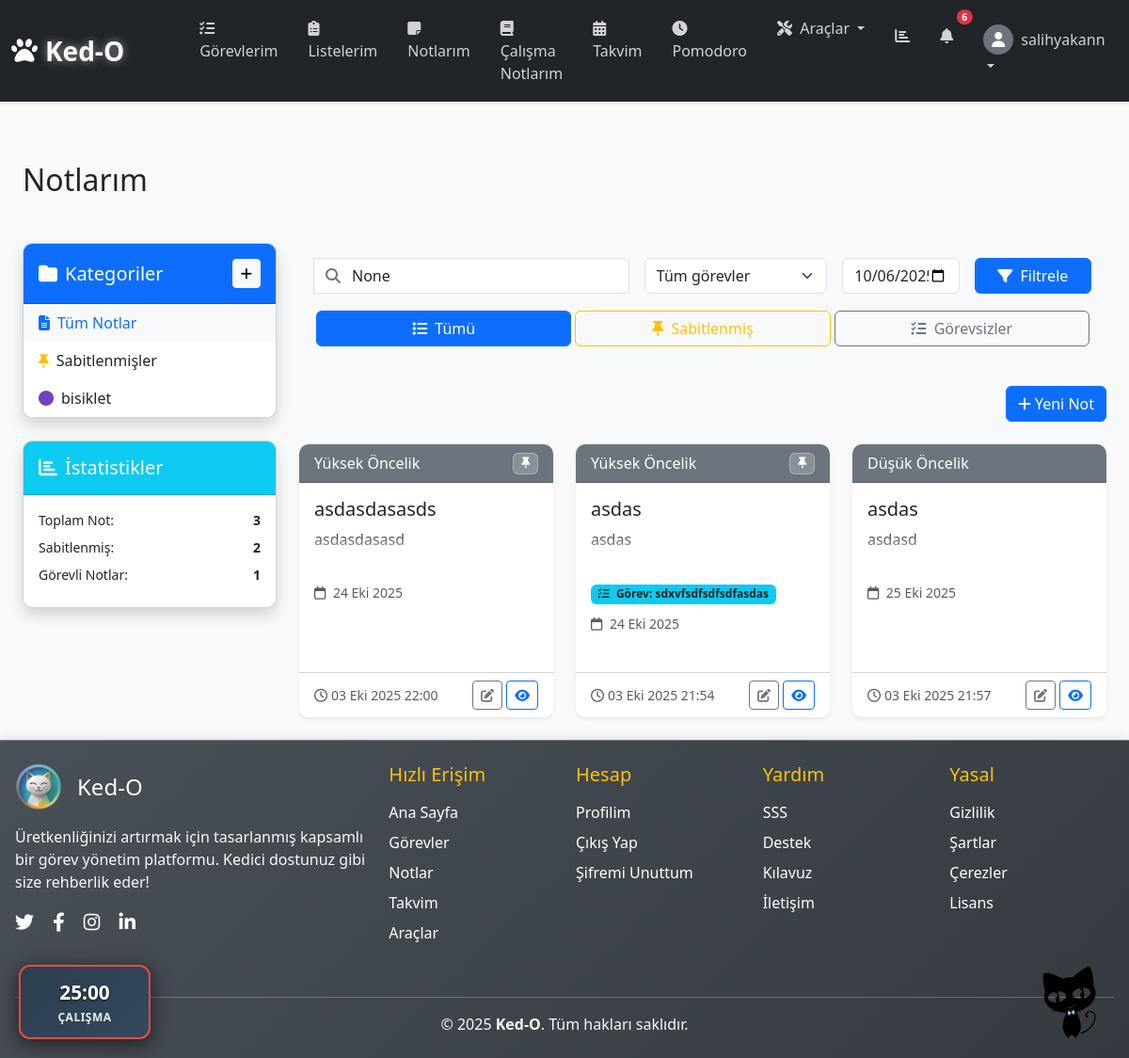
The app's page /notes/ (signed in), older data.
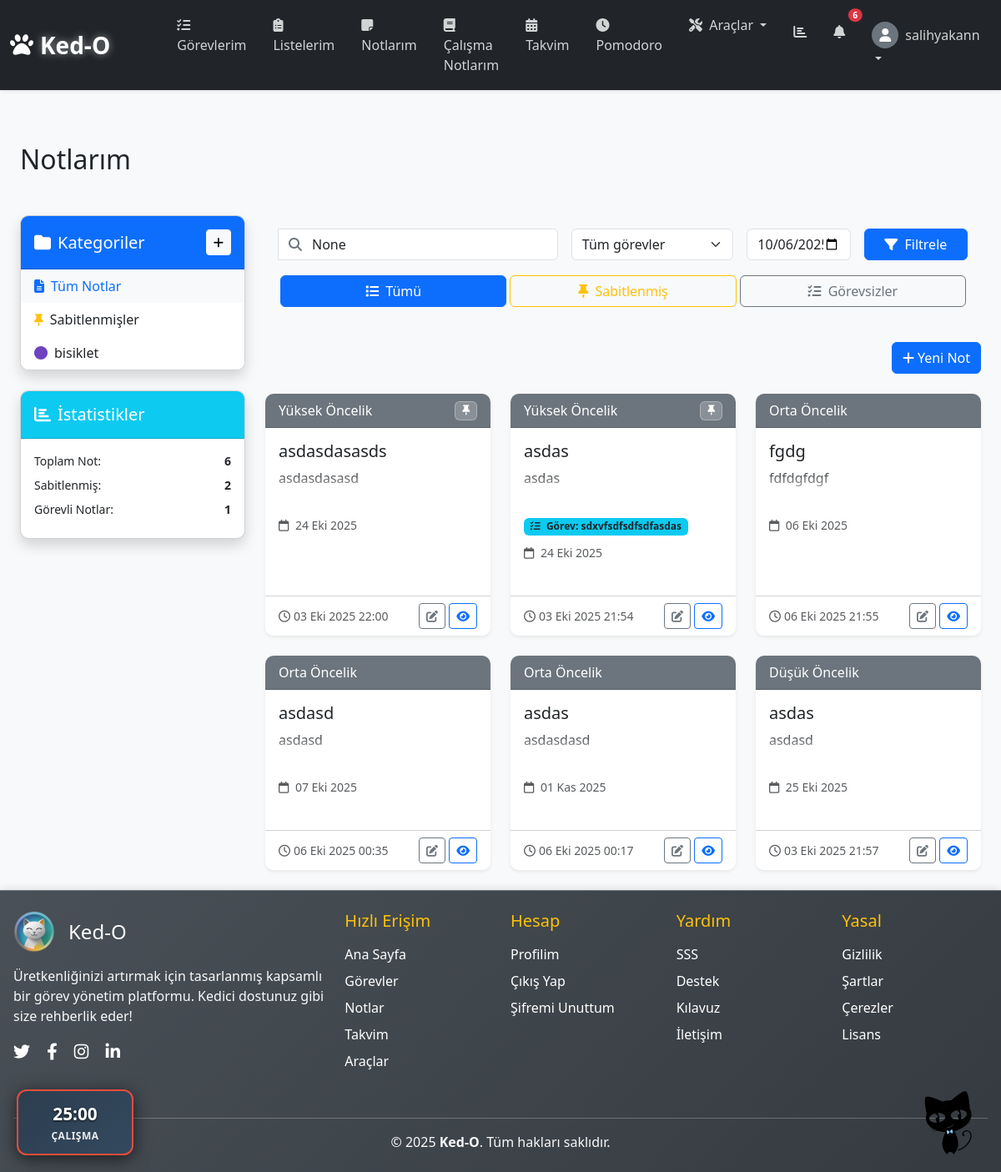
The same page, newer data.
### notes/models.py (models this page shows, shortened)
class Category(models.Model):
    user = models.ForeignKey(User, on_delete=models.CASCADE, related_name='notes_categories')
    name = models.CharField(max_length=100, verbose_name="Kategori Adı")
    color = models.CharField(max_length=7, default='#6f42c1', verbose_name="Renk Kodu")
    slug = models.SlugField(max_length=100, unique=True, blank=True)
    class Meta:
        unique_together = ['user', 'name']
        verbose_name_plural = "Kategoriler"
        indexes = [
            models.Index(fields=['user', 'name']),  # Yeni index
            models.Index(fields=['slug']),  # Yeni index
        ]

class Note(models.Model):
    PRIORITY_CHOICES = [
        ('H', 'Yüksek'),
        ('M', 'Orta'),
        ('L', 'Düşük'),
    ]
    user = models.ForeignKey(User, on_delete=models.CASCADE, related_name='notes')
    title = models.CharField(max_length=200, verbose_name="Başlık")
    content = models.TextField(verbose_name="İçerik")
    category = models.ForeignKey(Category, on_delete=models.SET_NULL, null=True, blank=True, verbose_name="Kategori")
    priority = models.CharField(max_length=1, choices=PRIORITY_CHOICES, default='M', verbose_name="Öncelik")
    related_date = models.DateTimeField(null=True, blank=True, verbose_name="İlişkili Tarih")
    is_pinned = models.BooleanField(default=False, verbose_name="Sabitlenmiş")
    created_at = models.DateTimeField(auto_now_add=True)
    updated_at = models.DateTimeField(auto_now=True)
    task = models.ForeignKey('todo.Task', on_delete=models.CASCADE, null=True, blank=True,
                           verbose_name="İlişkili Görev", related_name='notes')
    class Meta:
        ordering = ['-is_pinned', '-updated_at']
        verbose_name = 'Not'
        verbose_name_plural = 'Notlar'
        indexes = [
            models.Index(fields=['user', 'created_at']),  # Yeni index
            models.Index(fields=['user', 'updated_at']),  # Yeni index
            models.Index(fields=['is_pinned']),  # Yeni index
            models.Index(fields=['priority']),  # Yeni index
            models.Index(fields=['user', 'category']),  # Yeni index
            models.Index(fields=['user', 'task']),  # Yeni index
            models.Index(fields=['user', 'is_pinned', 'updated_at']),  # Composite index
        ]
    @property
    def priority_color(self):
        colors = {
            'H': '#dc3545',  # Kırmızı
            'M': '#ffc107',  # Sarı
            'L': '#0dcaf0',  # Mavi
        }
        return colors.get(self.priority, '#6f42c1')

### todo/models.py (models this page shows, shortened)
class Task(models.Model):
    PRIORITY_CHOICES = [
        ('H', 'Yüksek'),
        ('M', 'Orta'),
        ('L', 'Düşük'),
    ]
    STATUS_CHOICES = [
        ('todo', 'Yapılacak'),
        ('in_progress', 'Devam Ediyor'),
        ('completed', 'Tamamlandı'),
        ('overdue', 'Süresi Geçmiş'),
    ]
    user = models.ForeignKey(User, on_delete=models.CASCADE, related_name='tasks')
    title = models.CharField(max_length=200)
    description = models.TextField(blank=True)
    due_date = models.DateTimeField(null=True, blank=True)  # NULL olabilir
    priority = models.CharField(max_length=1, choices=PRIORITY_CHOICES, default='M')
    status = models.CharField(max_length=20, choices=STATUS_CHOICES, default='todo')
    created_at = models.DateTimeField(auto_now_add=True)
    updated_at = models.DateTimeField(auto_now=True)
    completed_at = models.DateTimeField(null=True, blank=True)
    category = models.ForeignKey(
        'Category',
        on_delete=models.SET_NULL,
        null=True,
        blank=True,
        related_name='tasks'
    )
    class Meta:
        ordering = ['-due_date']
        verbose_name_plural = 'Görevler'
        indexes = [
            models.Index(fields=['user', 'due_date']),
            models.Index(fields=['user', 'status']),
            models.Index(fields=['user', 'priority']),
            models.Index(fields=['user', 'category']),
            models.Index(fields=['due_date']),
            models.Index(fields=['status']),
            models.Index(fields=['priority']),
            models.Index(fields=['completed_at']),
            models.Index(fields=['user', 'status', 'due_date']),
            models.Index(fields=['user', 'priority', 'due_date']),
        ]

### notes/views.py (the view, shortened to what this page needs)
# urls.py: path('', views.note_list, name='note_list'),
@login_required
def note_list(request):
    query = request.GET.get('q')
    category_slug = request.GET.get('category')
    is_pinned = request.GET.get('pinned')
    task_id = request.GET.get('task')
    date_filter = request.GET.get('date', '')
    notes = Note.objects.filter(user=request.user).select_related('category', 'task')
    if query:
        notes = notes.filter(Q(title__icontains=query) | Q(content__icontains=query))
    if category_slug:
        try:
            category = Category.objects.get(slug=category_slug, user=request.user)
            notes = notes.filter(category=category)
        except Category.DoesNotExist:
            pass
    current_task_id = None
    if is_pinned == 'true':
        notes = notes.filter(is_pinned=True)
    categories = Category.objects.filter(user=request.user).only('id', 'name', 'slug', 'color')
    from todo.models import Task
    tasks = Task.objects.filter(user=request.user).only('id', 'title')
    total_notes_count = notes.count()
    pinned_notes_count = notes.filter(is_pinned=True).count()
    task_notes_count = notes.filter(task__isnull=False).count()
    notes = notes.order_by('-is_pinned', '-updated_at')
    context = {
        'notes': notes,
        'categories': categories,
        'tasks': tasks,
        'current_category': category_slug,
        'current_task': task_id,
        'current_task_id': current_task_id,
        'is_pinned': is_pinned,
        'query': query,
        'date_filter': date_filter,
        'total_notes_count': total_notes_count,
        'pinned_notes_count': pinned_notes_count,
        'task_notes_count': task_notes_count,
    }
    return render(request, 'notes/note_list.html', context)

### dashboard/templatetags/cat_utils.py (called while the page is built)
@register.simple_tag
def cat_image(image_name, position='fixed-tr', size='md', effect='float', custom_class='', custom_style='', clickable=True):
    if size in SIZE_MAP:
        size_class = SIZE_MAP[size]
        inline_size = ''
    else:
        size_class = ''
        inline_size = f'width: {size};'
    position_class = POSITION_MAP.get(position, POSITION_MAP['fixed-tr'])
    effect_class = EFFECT_MAP.get(effect, EFFECT_MAP['float'])
    clickable_class = 'cat-clickable' if clickable else ''
    html = f'''
    <div class="{position_class} {size_class} {effect_class} {clickable_class} {custom_class}"
         style="{custom_style}">
        <img src="/static/images/{image_name}"
             alt="Sevimli Kedi"
             class="cat-image"
             style="{inline_size}">
    </div>
    '''
    return mark_safe(html)

### user_profile/context_processors.py (called while the page is built)
def badge_notifications(request):
    if request.user.is_authenticated:
        new_badges_count = UserBadge.objects.filter(
            user_profile=request.user.profile,
            is_seen=False
        ).count()
        return {'new_badges_count': new_badges_count}
    return {'new_badges_count': 0}

### notes/templates/notes/note_list.html (shortened to what the changed rows need)
{% extends "core/base.html" %}
{% load static %}
{% load cat_utils %}
{% block extra_css %}
<link href="https://cdn.jsdelivr.net/npm/bootstrap@5.3.0/dist/css/bootstrap.min.css" rel="stylesheet">
<link rel="stylesheet" href="https://cdnjs.cloudflare.com/ajax/libs/font-awesome/6.4.0/css/all.min.css">
{% endblock %}
{% block content %}
<div class="container-fluid mt-4">
    <h1 class="h2 mb-5"></i>Notlarım</h1>
    <div class="row">
        <div class="col-lg-3 col-md-4">
            <div class="card shadow sidebar-card mb-4">
                <div class="list-group list-group-flush">
                    <a href="{% url 'notes:note_list' %}"
                        class="list-group-item list-group-item-action {% if not current_category and not is_pinned and not current_task %}active{% endif %}">
                        <i class="fas fa-file-alt me-2"></i>Tüm Notlar
                    </a>
                    <a href="{% url 'notes:note_list' %}?pinned=true"
                        class="list-group-item list-group-item-action {% if is_pinned == 'true' %}active{% endif %}">
                        <i class="fas fa-thumbtack pinned-indicator me-2"></i>Sabitlenmişler
                    </a>
                    {% for category in categories %}
                    <a href="{% url 'notes:note_list' %}?category={{ category.slug }}"
                        class="list-group-item list-group-item-action {% if current_category == category.slug %}active{% endif %}"
                        style="border-left-color: {{ category.color }};">
                        <i class="fas fa-circle me-2" style="color: {{ category.color }}"></i>{{ category.name }}
                    </a>
                    {% endfor %}
                </div>
            </div>
            <div class="card shadow sidebar-card">
                <div class="card-body">
                    <div class="small">
                        <div class="d-flex justify-content-between mb-2">
                            <span>Toplam Not:</span>
                            <span class="fw-bold">{{ total_notes_count }}</span>
                        </div>
                    </div>
                </div>
            </div>
        </div>
        <div class="col-lg-9 col-md-8">
            {% if notes %}
            <div class="row row-cols-1 row-cols-md-2 row-cols-xl-3 g-4">
                {% for note in notes %}
                <div class="col">
                    <div class="card h-100 shadow-sm note-card">
                        <div class="card-header py-2 card-header-custom"
                            style="--priority-color: {{ note.priority_color }};">
                            <div class="d-flex justify-content-between align-items-center">
                                <span class="fw-medium">{{ note.get_priority_display }} Öncelik</span>
                                {% if note.is_pinned %}
                                <span class="badge bg-warning bg-opacity-25 text-dark">
                                    <i class="fas fa-thumbtack"></i>
                                </span>
                                {% endif %}
                            </div>
                        </div>
                        <div class="card-body">
                            <div class="d-flex justify-content-between align-items-start mb-2">
                                <h5 class="card-title mb-0 flex-grow-1 me-2">
                                    <a href="{% url 'notes:note_detail' note.pk %}"
                                        class="text-decoration-none text-dark">
                                        {{ note.title|truncatechars:30 }}
                                    </a>
                                </h5>
                            </div>
                            <div class="note-content mb-3">
                                {{ note.content|linebreaks|truncatewords:30 }}
                            </div>
                            {% if note.task %}
                            <div class="mb-2">
                                <a href="{% url 'todo:task_detail' note.task.pk %}" class="text-decoration-none">
                                    <span class="badge bg-info text-dark">
                                        <i class="fas fa-tasks me-1"></i>
                                        Görev: {{ note.task.title|truncatechars:20 }}
                                    </span>
                                </a>
                            </div>
                            {% endif %}
                            {% if note.related_date %}
                            <div class="mb-2">
                                <small class="text-muted">
                                    <i class="far fa-calendar me-1"></i>
                                    {{ note.related_date|date:"d M Y" }}
                                </small>
                            </div>
                            {% endif %}
                        </div>
                        <div class="card-footer bg-white py-2">
                            <div class="d-flex justify-content-between align-items-center">
                                <small class="text-muted">
                                    <i class="far fa-clock me-1"></i>{{ note.updated_at|date:"d M Y H:i" }}
                                </small>
                                <div>
                                    <a href="{% url 'notes:note_update' note.pk %}"
                                        class="btn btn-sm btn-outline-secondary" title="Düzenle">
                                        <i class="fas fa-edit"></i>
                                    </a>
                                    <a href="{% url 'notes:note_detail' note.pk %}"
                                        class="btn btn-sm btn-outline-primary" title="Detay">
                                        <i class="fas fa-eye"></i>
                                    </a>
                                </div>
                            </div>
                        </div>
                    </div>
                </div>
                {% endfor %}
            </div>
            {% endif %}
        </div>
    </div>
</div>
{% endblock %}

Row changes from the older to the newer data that the page shows:
added Note: priority "Orta", title "fgdg", content "fdfdgfdgf", related_date "06 Eki 2025", updated_at "06 Eki 2025 21:55"
added Note: priority "Orta", title "asdasd", content "asdasd", related_date "07 Eki 2025", updated_at "06 Eki 2025 00:35"
added Note: priority "Orta", title "asdas", content "asdasdasd", related_date "01 Kas 2025", updated_at "06 Eki 2025 00:17"
Text that changed along with them:
{{ total_notes_count }}: "3" → "6"
